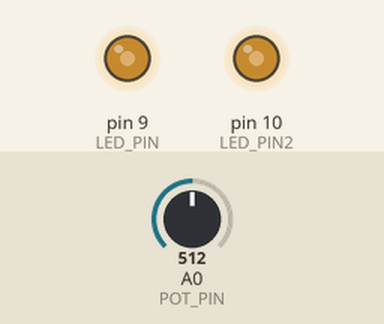
Bench run of a sketch on a simulated Arduino Uno, built with avr-gcc and run on an emulated ATmega328P. Parts: output pins drawn as LEDs (lit = HIGH). The inputs (shaded band) are chosen by the test bench; at power-on: A0 (POT_PIN) = 512.

Above: at 1.2 s.
1.3 s: A0 (POT_PIN) set to 716
At 1.8 s:
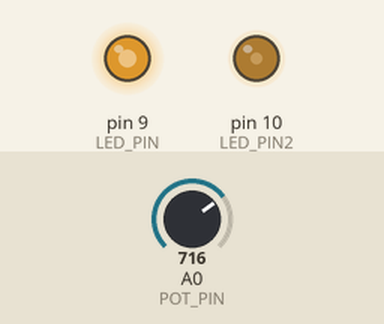
2.8 s: A0 (POT_PIN) set to 900
At 3.2 s:
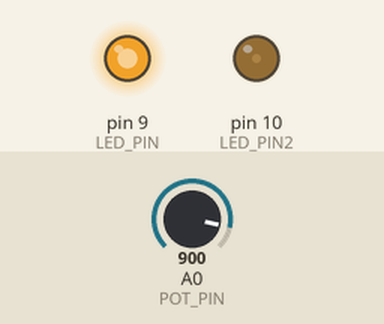
4.3 s: A0 (POT_PIN) set to 1023
At 5.4 s:
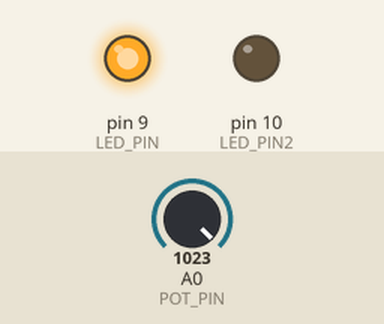
5.8 s: A0 (POT_PIN) set to 306
At 6.4 s:
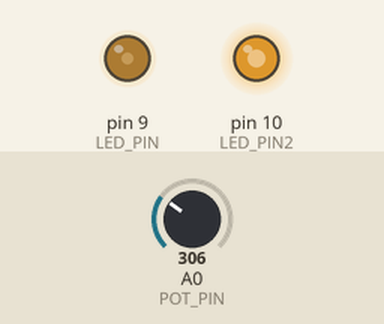
7.3 s: A0 (POT_PIN) set to 122
At 8.5 s:
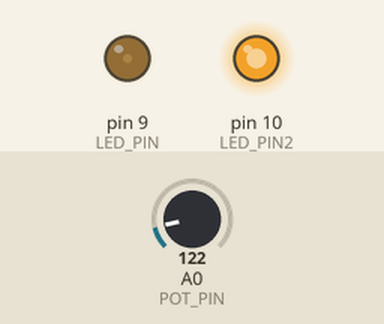
8.8 s: A0 (POT_PIN) set to 511
At 10.0 s:
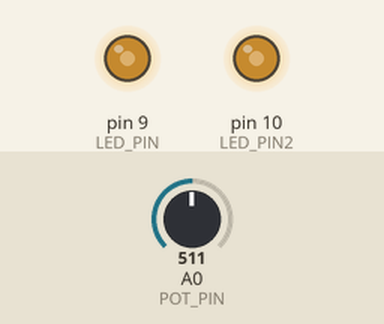
Timing chart, 0 to 11.3 s (numbered marks = the images above; inputs shaded):
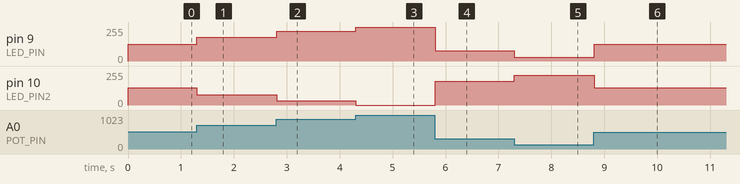

Measured:
- after the input at 1.3 s, pin 9 (LED_PIN): 127/255 → 178/255 at once; pin 10 (LED_PIN2): 128/255 → 77/255 at once
- after the input at 2.8 s, pin 9 (LED_PIN): 178/255 → 224/255 at once; pin 10 (LED_PIN2): 77/255 → 31/255 at once
- after the input at 4.3 s, pin 9 (LED_PIN): 224/255 → 255/255 at once; pin 10 (LED_PIN2): 31/255 → 0/255 at once
- after the input at 5.8 s, pin 9 (LED_PIN): 255/255 → 76/255 at once; pin 10 (LED_PIN2): 0/255 → 179/255 at once
- after the input at 7.3 s, pin 9 (LED_PIN): 76/255 → 30/255 at once; pin 10 (LED_PIN2): 179/255 → 225/255 at once
- after the input at 8.8 s, pin 9 (LED_PIN): 30/255 → 127/255 at once; pin 10 (LED_PIN2): 225/255 → 128/255 at once

The sketch:

Job10.ino
```cpp
#define POT_PIN A0
#define LED_PIN 9
#define LED_PIN2 10

void setup() {
  // put your setup code here, to run once:
  pinMode(LED_PIN, OUTPUT);
  pinMode(LED_PIN2,OUTPUT);
}

void loop() {
  // put your main code here, to run repeatedly:
  int potValue = analogRead(POT_PIN);

  int lum1 = map(potValue, 0,1023,0,255);
  int lum2 = 255 - lum1;

  analogWrite(LED_PIN,lum1);
  analogWrite(LED_PIN2, lum2);

  delay(10);
}
```
